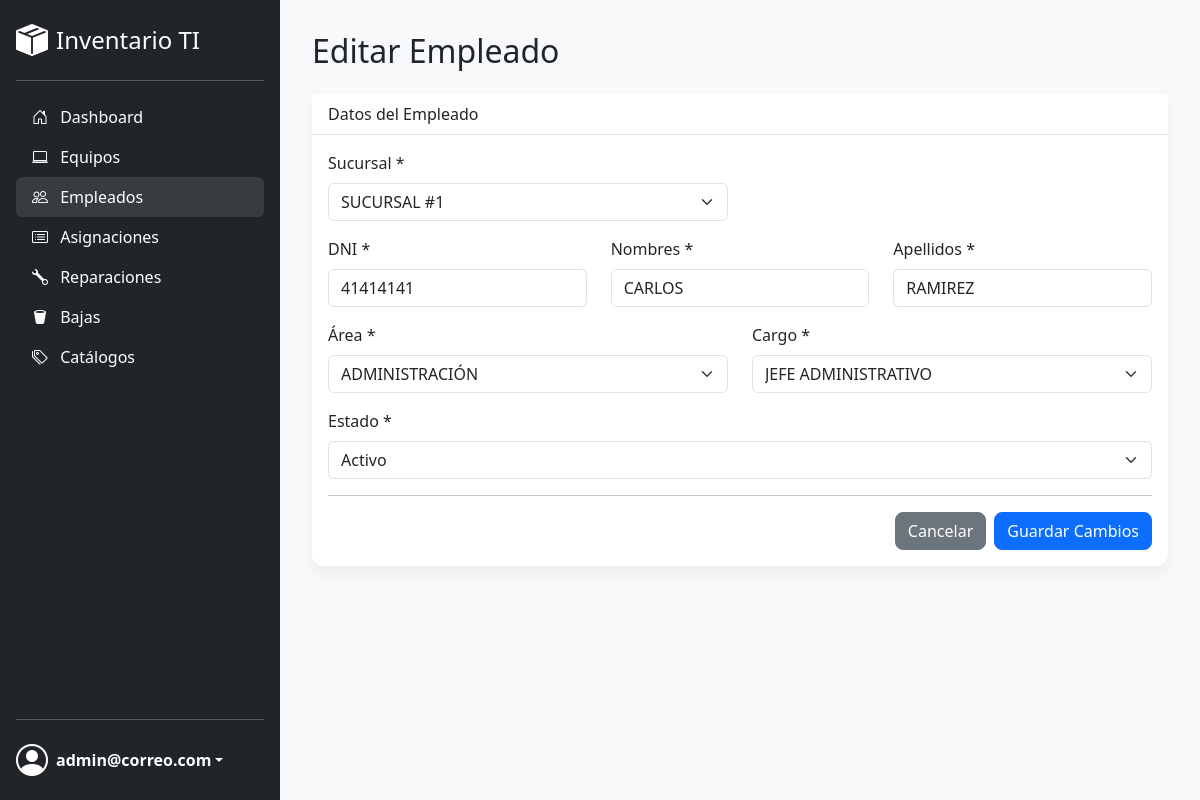
The page /empleado_editar.php?id=1 (signed in) on the database its author committed.
### tables this page shows
CREATE TABLE IF NOT EXISTS `empleados` (
  `id` int NOT NULL AUTO_INCREMENT,
  `id_sucursal` int NOT NULL,
  `dni` varchar(20) NOT NULL,
  `nombres` varchar(100) NOT NULL,
  `apellidos` varchar(100) NOT NULL,
  `id_cargo` int DEFAULT NULL,
  `id_area` int DEFAULT NULL,
  `estado` enum('Activo','Inactivo') NOT NULL DEFAULT 'Activo',
  PRIMARY KEY (`id`),
  UNIQUE KEY `dni` (`dni`),
  KEY `fk_empleado_cargo` (`id_cargo`),
  KEY `fk_empleado_area` (`id_area`),
  KEY `fk_empleado_sucursal` (`id_sucursal`),
  CONSTRAINT `fk_empleado_area` FOREIGN KEY (`id_area`) REFERENCES `areas` (`id`) ON DELETE SET NULL ON UPDATE CASCADE,
  CONSTRAINT `fk_empleado_cargo` FOREIGN KEY (`id_cargo`) REFERENCES `cargos` (`id`) ON DELETE SET NULL ON UPDATE CASCADE,
  CONSTRAINT `fk_empleado_sucursal` FOREIGN KEY (`id_sucursal`) REFERENCES `sucursales` (`id`)
);

CREATE TABLE IF NOT EXISTS `sucursales` (
  `id` int NOT NULL AUTO_INCREMENT,
  `nombre` varchar(150) NOT NULL,
  `direccion` text,
  `telefono` varchar(50) DEFAULT NULL,
  `estado` enum('Activo','Inactivo') NOT NULL DEFAULT 'Activo',
  PRIMARY KEY (`id`),
  UNIQUE KEY `nombre` (`nombre`)
);

CREATE TABLE IF NOT EXISTS `areas` (
  `id` int NOT NULL AUTO_INCREMENT,
  `nombre` varchar(100) NOT NULL,
  `estado` enum('Activo','Inactivo') NOT NULL DEFAULT 'Activo',
  PRIMARY KEY (`id`),
  UNIQUE KEY `nombre` (`nombre`)
);

CREATE TABLE IF NOT EXISTS `cargos` (
  `id` int NOT NULL AUTO_INCREMENT,
  `id_area` int NOT NULL,
  `nombre` varchar(100) NOT NULL,
  `estado` enum('Activo','Inactivo') NOT NULL DEFAULT 'Activo',
  PRIMARY KEY (`id`),
  UNIQUE KEY `nombre` (`nombre`),
  KEY `fk_cargo_area` (`id_area`),
  CONSTRAINT `fk_cargo_area` FOREIGN KEY (`id_area`) REFERENCES `areas` (`id`) ON DELETE CASCADE ON UPDATE CASCADE
);

### public/empleado_editar.php (the view, shortened to what this page needs)
<?php
require_once '../templates/header.php';
$id_empleado = filter_input(INPUT_GET, 'id', FILTER_VALIDATE_INT);
$stmt_select = $conexion->prepare("SELECT * FROM empleados WHERE id = ?");
$stmt_select->bind_param("i", $id_empleado);
$stmt_select->execute();
$empleado = $stmt_select->get_result()->fetch_assoc();
$sucursales = $conexion->query("SELECT id, nombre FROM sucursales WHERE estado = 'Activo' ORDER BY nombre");
$areas = $conexion->query("SELECT id, nombre FROM areas WHERE estado = 'Activo' ORDER BY nombre");
$cargos_actuales = $conexion->query("SELECT id, nombre FROM cargos WHERE id_area = " . (int)$empleado['id_area'] . " AND estado = 'Activo' ORDER BY nombre");
?>
<h1 class="h2 mb-4">Editar Empleado</h1>
<div class="card">
    <div class="card-header">
        Datos del Empleado
    </div>
    <div class="card-body">
        <form action="empleado_editar.php?id=<?php echo $id_empleado; ?>" method="POST">
            <div class="row">
                <div class="col-md-6 mb-3">
                    <label for="id_sucursal" class="form-label">Sucursal *</label>
                    <select class="form-select" id="id_sucursal" name="id_sucursal" required>
                        <?php if ($sucursales): while ($s = $sucursales->fetch_assoc()): ?>
                            <option value="<?php echo $s['id']; ?>" <?php if ($s['id'] == $empleado['id_sucursal']) echo 'selected'; ?>>
                                <?php echo htmlspecialchars($s['nombre']); ?>
                            </option>
                        <?php endwhile; endif; ?>
                    </select>
                </div>
            </div>
            <div class="row">
                <div class="col-md-4 mb-3">
                    <label for="dni" class="form-label">DNI *</label>
                    <input type="text" class="form-control" id="dni" name="dni" maxlength="8" required pattern="[0-9]{8}" value="<?php echo htmlspecialchars($empleado['dni']); ?>">
                </div>
                <div class="col-md-4 mb-3">
                    <label for="nombres" class="form-label">Nombres *</label>
                    <input type="text" class="form-control" id="nombres" name="nombres" required value="<?php echo htmlspecialchars($empleado['nombres']); ?>">
                </div>
                 <div class="col-md-4 mb-3">
                    <label for="apellidos" class="form-label">Apellidos *</label>
                    <input type="text" class="form-control" id="apellidos" name="apellidos" required value="<?php echo htmlspecialchars($empleado['apellidos']); ?>">
                </div>
            </div>
            <div class="row">
                 <div class="col-md-6 mb-3">
                    <label for="id_area" class="form-label">Área *</label>
                    <select class="form-select" id="id_area" name="id_area" required>
                         <?php if ($areas): while ($a = $areas->fetch_assoc()): ?>
                            <option value="<?php echo $a['id']; ?>" <?php if ($a['id'] == $empleado['id_area']) echo 'selected'; ?>>
                                <?php echo htmlspecialchars($a['nombre']); ?>
                            </option>
                        <?php endwhile; endif; ?>
                    </select>
                </div>
                <div class="col-md-6 mb-3">
                    <label for="id_cargo" class="form-label">Cargo *</label>
                    <select class="form-select" id="id_cargo" name="id_cargo" required>
                        <?php if ($cargos_actuales): while ($c = $cargos_actuales->fetch_assoc()): ?>
                            <option value="<?php echo $c['id']; ?>" <?php if ($c['id'] == $empleado['id_cargo']) echo 'selected'; ?>>
                                <?php echo htmlspecialchars($c['nombre']); ?>
                            </option>
                        <?php endwhile; endif; ?>
                    </select>
                </div>
            </div>
             <div class="mb-3">
                <label for="estado" class="form-label">Estado *</label>
                <select class="form-select" id="estado" name="estado" required>
                    <option value="Activo" <?php if ($empleado['estado'] == 'Activo') echo 'selected'; ?>>Activo</option>
                </select>
            </div>
            <hr>
            <div class="d-flex justify-content-end gap-2">
                <a href="empleados.php" class="btn btn-secondary">Cancelar</a>
                <button type="submit" class="btn btn-primary">Guardar Cambios</button>
            </div>
        </form>
    </div>
</div>
<?php require_once '../templates/footer.php'; ?>

### public/css/style.css (style rules this page uses)
:root { --sidebar-width: 280px; --sidebar-bg-color: #212529; }
body { background-color: #f8f9fa; font-family: 'Segoe UI', Tahoma, Geneva, Verdana, sans-serif; overflow-x: hidden; }
.card { border: none; border-radius: 0.75rem; box-shadow: 0 0.5rem 1rem rgba(0,0,0,0.05); }
.card-header { background-color: #fff; border-bottom: 1px solid #dee2e6; font-weight: 500; }
.btn { border-radius: 0.5rem; font-weight: 500; }

### rows shown on the page
empleados: id_sucursal "SUCURSAL #1", dni "41414141", nombres "CARLOS", apellidos "RAMIREZ", id_area "ADMINISTRACIÓN", id_cargo "JEFE ADMINISTRATIVO", estado "Activo"

### other values the page prints
$_SESSION['user_nombre'] "admin@correo.com"
